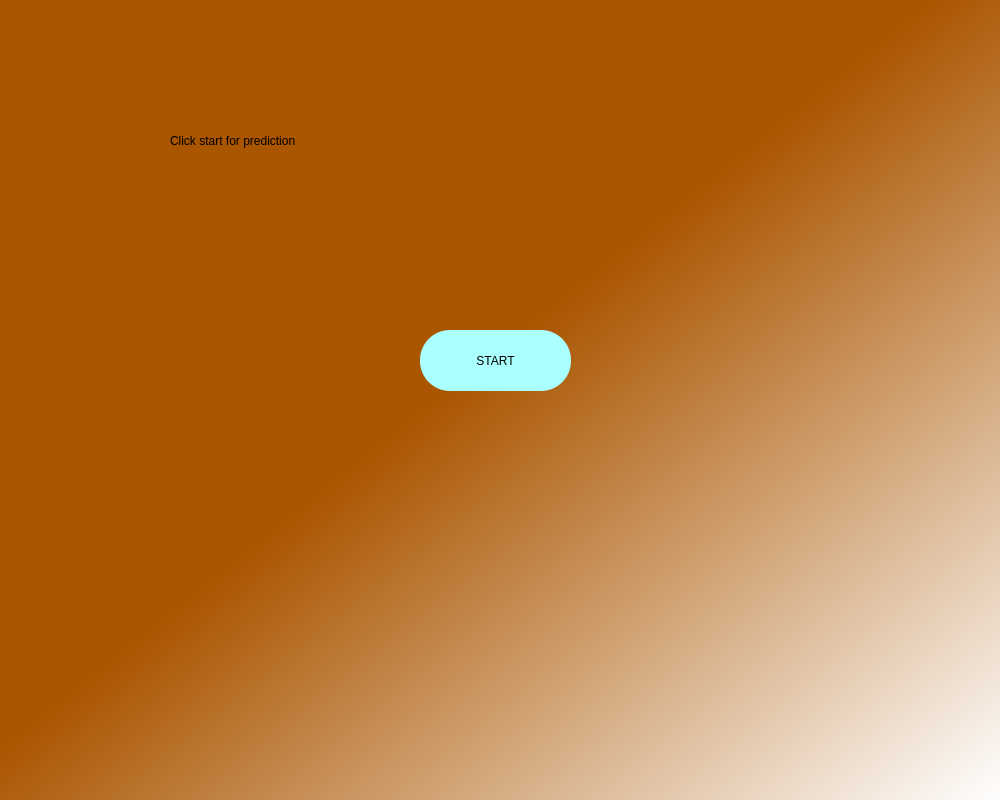
<?xml version="1.0" encoding="UTF-8"?>
<ui version="4.0">
 <class>Dialog</class>
 <widget class="QDialog" name="Dialog">
  <property name="geometry">
   <rect>
    <x>0</x>
    <y>0</y>
    <width>1000</width>
    <height>800</height>
   </rect>
  </property>
  <property name="windowTitle">
   <string>Dialog</string>
  </property>
  <widget class="QWidget" name="bgwidget" native="true">
   <property name="geometry">
    <rect>
     <x>0</x>
     <y>0</y>
     <width>1001</width>
     <height>801</height>
    </rect>
   </property>
   <property name="styleSheet">
    <string notr="true">QWidget#bgwidget{
background-color: qlineargradient(spread:pad, x1:0.0051194, y1:0.011, x2:1, y2:1, stop:0.462687 rgba(170, 85, 0, 255), stop:1 rgba(255, 255, 255, 255));}</string>
   </property>
   <widget class="QLabel" name="label">
    <property name="geometry">
     <rect>
      <x>170</x>
      <y>80</y>
      <width>671</width>
      <height>121</height>
     </rect>
    </property>
    <property name="styleSheet">
     <string notr="true">font: 75 36pt &quot;MS Shell Dlg 2&quot;;
color: rgb(0, 0, 0);</string>
    </property>
    <property name="text">
     <string>Click start for prediction</string>
    </property>
   </widget>
   <widget class="QPushButton" name="start">
    <property name="geometry">
     <rect>
      <x>420</x>
      <y>330</y>
      <width>151</width>
      <height>61</height>
     </rect>
    </property>
    <property name="styleSheet">
     <string notr="true">border-radius:30px;
font: 15pt &quot;MS Shell Dlg 2&quot;;
background-color: rgb(170, 255, 255);</string>
    </property>
    <property name="text">
     <string>START</string>
    </property>
   </widget>
  </widget>
 </widget>
 <resources/>
 <connections/>
</ui>
